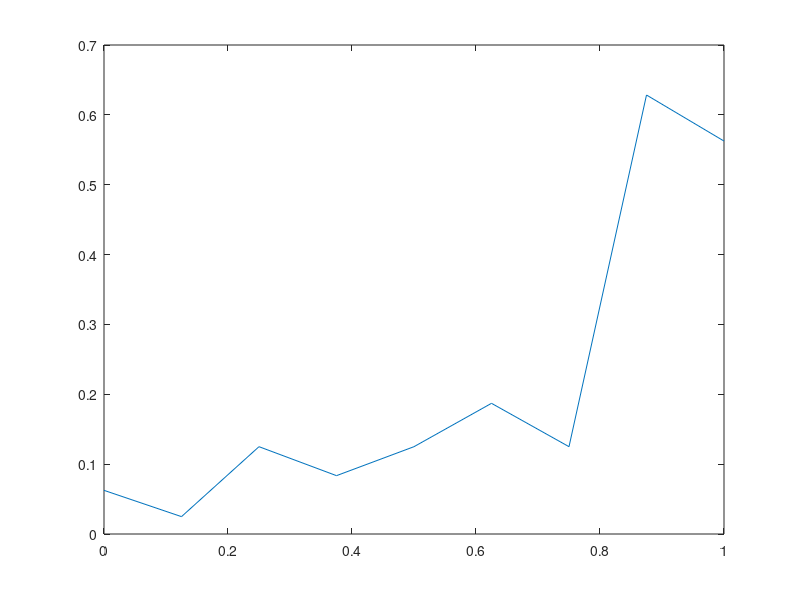

The MATLAB source for this figure:
Fs = 2;

X = [1 -1 1 -1  1 -1 1 -1 1 0 0 0 0 0 0 0]
Y = fft(X);

L = length(X);
P2 = abs(Y/L);
P1 = P2(1:L/2+1);
P1(2:end-1) = 2*P1(2:end-1);

f = Fs*(0:(L/2))/L;
plot(f,P1);

clear;
